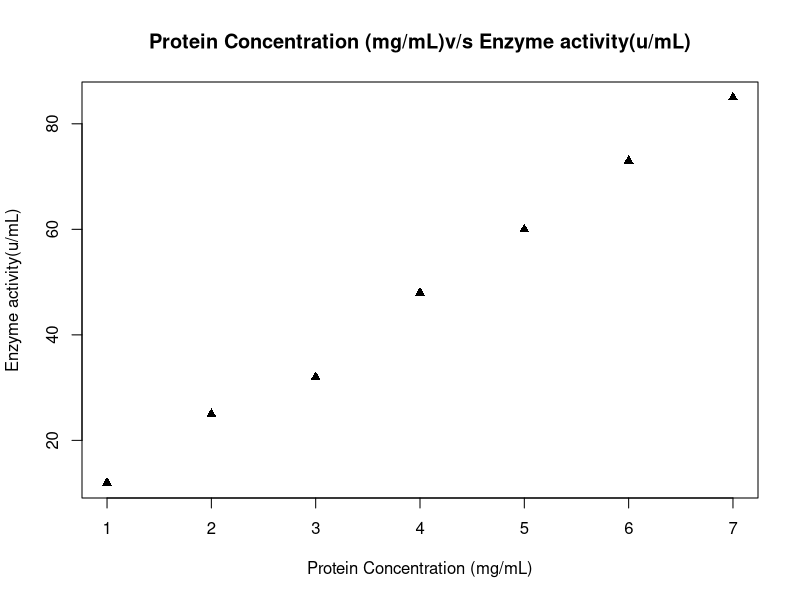
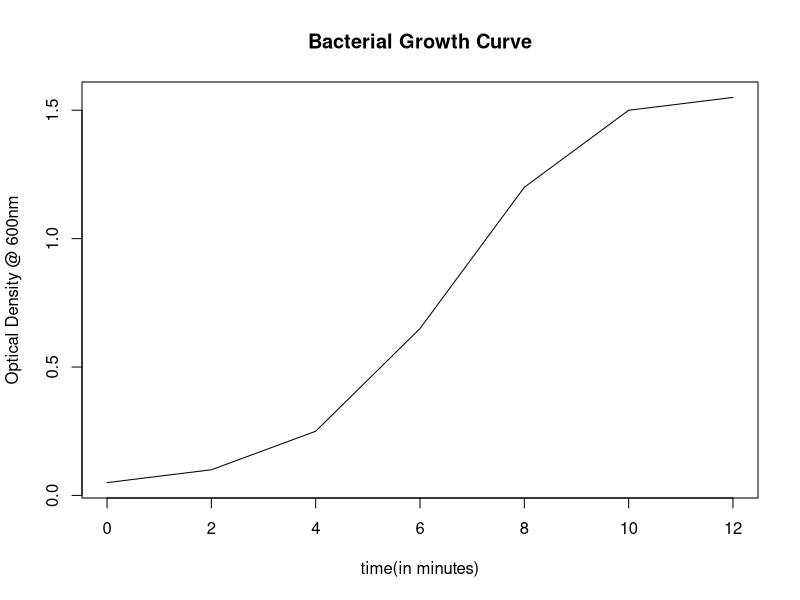
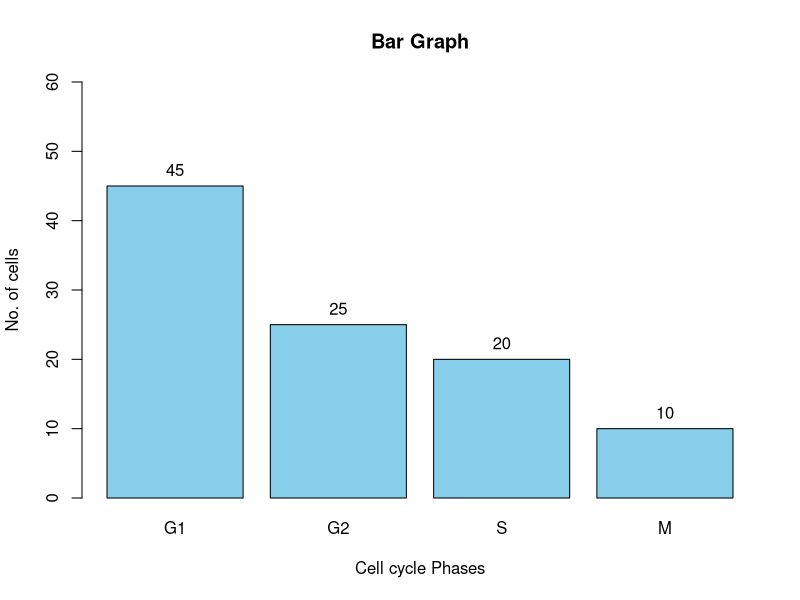
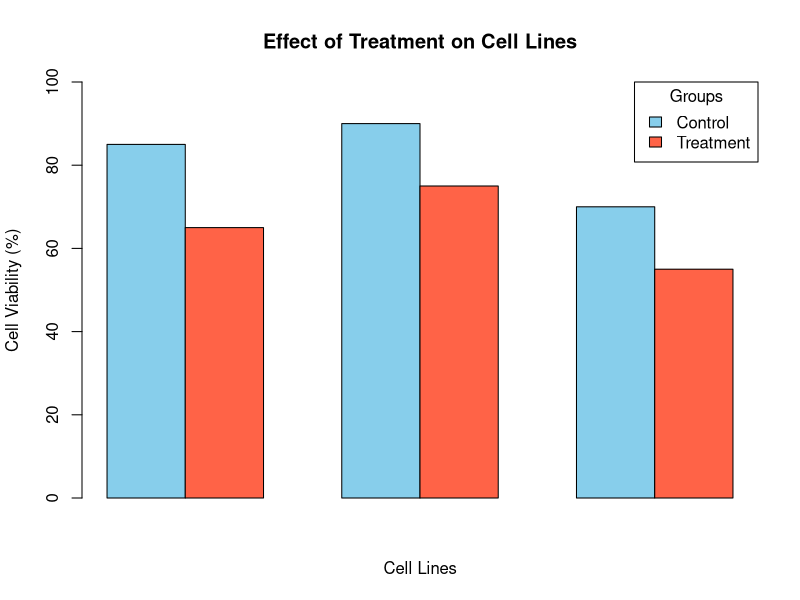
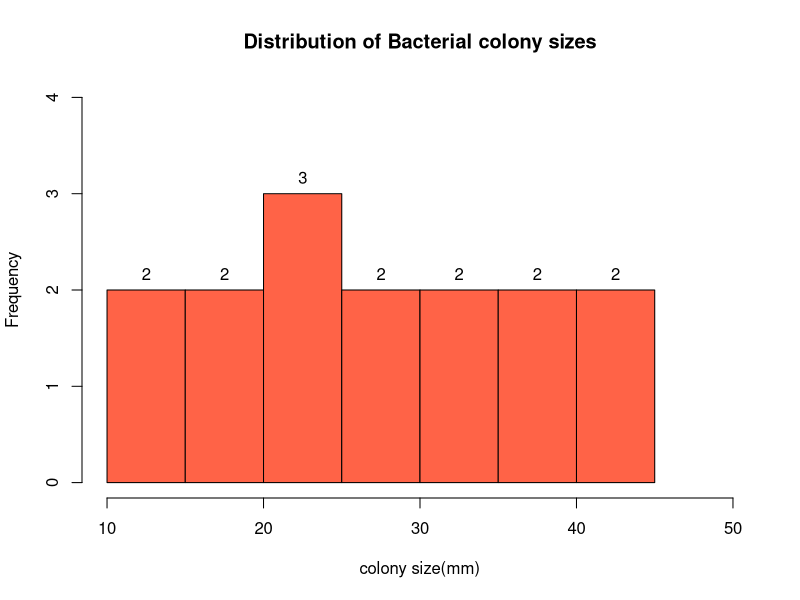
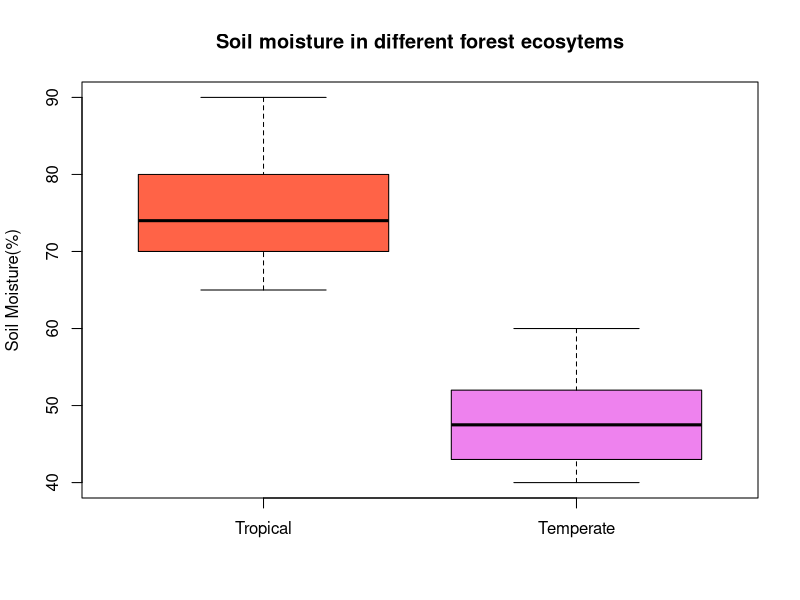
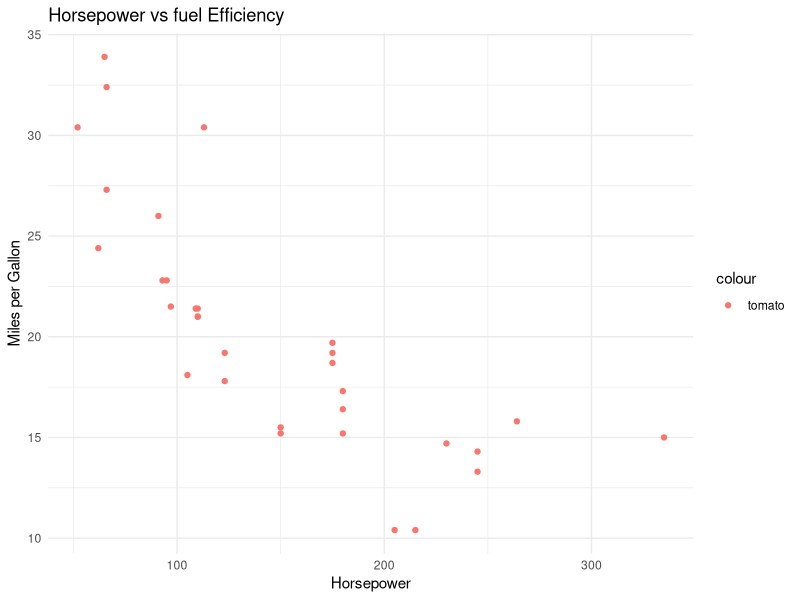
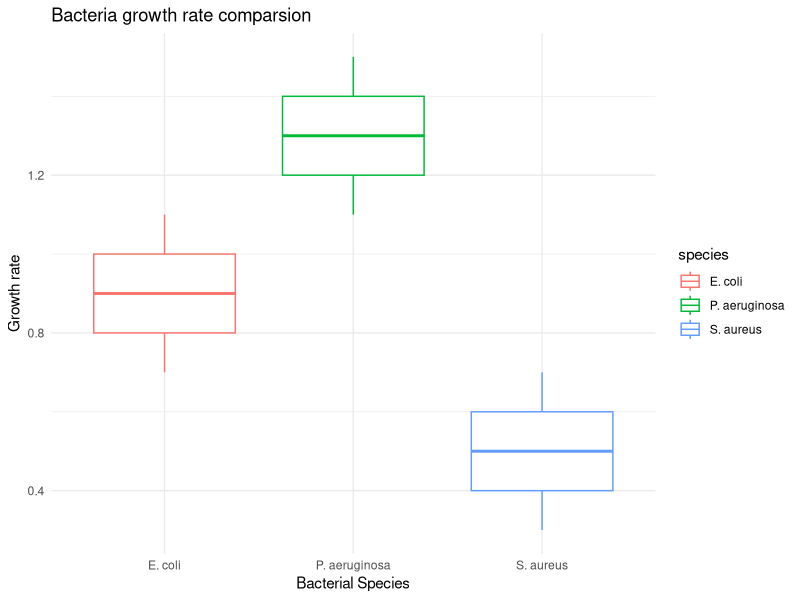

Source code (R) for these figures, in order:
#1 Scatter Plot
protein <- c(1,2,3,4,5,6,7)
enzyme <- c(12,25,32,48,60,73,85)

plot(protein, enzyme, main = "Protein Concentration (mg/mL)v/s Enzyme activity(u/mL)", xlab = "Protein Concentration (mg/mL)", ylab = "Enzyme activity(u/mL)", pch = 17)

#2 Line Plot
time <- c(0,2,4,6,8,10,12)
OD <- c(0.05,0.10,0.25,0.65,1.20,1.50,1.55)
plot(time, OD, main = "Bacterial Growth Curve", type = "l" ,xlab = "time(in minutes)", ylab = "Optical Density @ 600nm", pch =19)

#3 Bar Plot
Cells <- c(45,25,20,10)
Label <- c("G1","G2","S","M")
bp <- barplot(Cells, main = "Bar Graph", names.arg = Label ,xlab = "Cell cycle Phases", ylab = "No. of cells", col = "skyblue", ylim = c(0,60))
text(x = bp, y = Cells, labels = Cells, pos = 3)

##Grouped Barplot
Cell_line <-c("heLa","HEK293","CHO")
control <-c(85,90,70)
treated <- c(65,75,55)

data <- data.frame(CellLine = Cell_line,
                   Control = control,
                   Treated = treated )
print(data)
bar_data <- rbind(data$Control,data$Treated)
rownames(bar_data) <- c("Control", "Treatment")
colnames(bar_data) <- data$Cell_line
barplot(
  bar_data,
  beside = TRUE,
  col = c("skyblue", "tomato"),
  main = "Effect of Treatment on Cell Lines",
  xlab = "Cell Lines",
  ylab = "Cell Viability (%)",
  ylim = c(0, 100),
  legend.text = TRUE,
  args.legend = list(
    x = "topright",
    title = "Groups"
  )
)




#4 Histogram
CS <- c(12,15,18,20,22,22,25,27,30,32,35,38,40,42,45)
h <- hist(CS, breaks = 5 ,main = "Distribution of Bacterial colony sizes", xlab = "colony size(mm)", ylab = "Frequency", col = "tomato", ylim = c(0,4), xlim = c(10,50))
text(
  x = h$mids,
  y = h$counts,
  labels = h$counts,
  pos = 3
)
#5 Box plot
tropical <- c(65,70,72,68,75,80,73,85,78,90)
temperate <- c(40,45,42,50,48,55,52,47,60,43)
data <- data.frame(Tropicalforest = tropical,
                   Temperateforest = temperate)
print(data)
boxplot(tropical,temperate, names = c("Tropical", "Temperate") ,main = "Soil moisture in different forest ecosytems", ylab = "Soil Moisture(%)", col = c("tomato","violet"))

#6 GGplot
##Scatter Plot using ggplot mpg v/s hp using mtcars dataset
library(ggplot2)
ggplot(mtcars, aes(x = hp, y = mpg, col = "tomato"))+geom_point()+ labs(title = "Horsepower vs fuel Efficiency", x = "Horsepower", y = "Miles per Gallon")+ theme_minimal()
## Growth Question
Species <- c(
  "E. coli", "E. coli", "E. coli", "E. coli", "E. coli",
  "S. aureus", "S. aureus", "S. aureus", "S. aureus", "S. aureus",
  "P. aeruginosa", "P. aeruginosa", "P. aeruginosa",
  "P. aeruginosa", "P. aeruginosa"
)
Growth_Rate <- c(
  0.8, 0.9, 1.0, 1.1, 0.7,
  0.4, 0.5, 0.6, 0.7, 0.3,
  1.2, 1.3, 1.4, 1.5, 1.1
)
data <- data.frame(species = Species,
                   growthrate = Growth_Rate
  )
print(data)
ggplot(data, aes(x = factor(species), y =  growthrate, colour = species))+geom_boxplot()+ labs(title = "Bacteria growth rate comparsion", x = "Bacterial Species", y = "Growth rate")+ theme_minimal()

#7Volcano Plot
library(ggplot2)
data <- data.frame(
  Gene = c("Gene1", "Gene2", "Gene3", "Gene4",
           "Gene5", "Gene6", "Gene7", "Gene8"),
  
  log2FC = c(2.5, -2.0, 0.5, 1.8, -1.5, 0.2, 3.0, -2.5),
  
  pvalue = c(0.001, 0.003, 0.4, 0.02,
             0.01, 0.8, 0.0001, 0.002)
)

# Calculate -log10(p-value)
data$neg_log10_pvalue <- -log10(data$pvalue)

# Classify genes
data$Significance <- ifelse(
  data$log2FC > 1 & data$pvalue < 0.05,
  "Upregulated",
  
  ifelse(
    data$log2FC < -1 & data$pvalue < 0.05,
    "Downregulated",
    "Not Significant"
  )
)

# Create volcano plot
ggplot(data, aes(x = log2FC, y = neg_log10_pvalue)) +
  
  geom_point(aes(color = Significance), size = 3) +
  
  scale_color_manual(
    values = c(
      "Upregulated" = "red",
      "Downregulated" = "blue",
      "Not Significant" = "grey"
    )
  ) +
#Vline and hline are are the threshold value  
  geom_vline(
    xintercept = c(-1, 1),
    linetype = "dashed"
  ) +
  
  geom_hline(
    yintercept = -log10(0.05),
    linetype = "dashed"
  ) +
# For title, label in X,Y axis
  labs(
    title = "Volcano Plot",
    x = "Log2 Fold Change",
    y = "-Log10(P-value)",
    color = "Expression"
  ) +
  
  theme_minimal()
